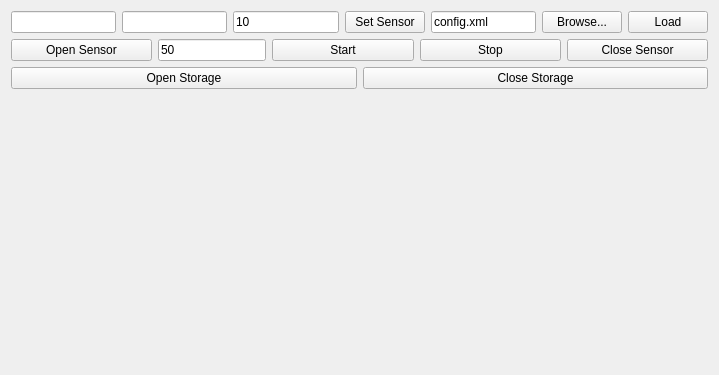
<?xml version="1.0" encoding="UTF-8"?>
<ui version="4.0">
 <class>Sensor_StorageClass</class>
 <widget class="QMainWindow" name="Sensor_StorageClass">
  <property name="geometry">
   <rect>
    <x>0</x>
    <y>0</y>
    <width>719</width>
    <height>375</height>
   </rect>
  </property>
  <property name="windowTitle">
   <string>Sensor_Storage</string>
  </property>
  <widget class="QWidget" name="centralWidget">
   <layout class="QVBoxLayout" name="verticalLayout">
    <item>
     <layout class="QHBoxLayout" name="horizontalLayout_3">
      <item>
       <widget class="QLineEdit" name="sensorclass">
        <property name="toolTip">
         <string>Sensor Class</string>
        </property>
       </widget>
      </item>
      <item>
       <widget class="QLineEdit" name="sensorname">
        <property name="toolTip">
         <string>Sensor Name</string>
        </property>
       </widget>
      </item>
      <item>
       <widget class="QLineEdit" name="buffersize">
        <property name="toolTip">
         <string>Data Buffer Size</string>
        </property>
        <property name="text">
         <string>10</string>
        </property>
       </widget>
      </item>
      <item>
       <widget class="QPushButton" name="setsensor">
        <property name="text">
         <string>Set Sensor</string>
        </property>
       </widget>
      </item>
      <item>
       <widget class="QLineEdit" name="paramsfilename">
        <property name="text">
         <string>config.xml</string>
        </property>
       </widget>
      </item>
      <item>
       <widget class="QPushButton" name="browse">
        <property name="text">
         <string>Browse...</string>
        </property>
       </widget>
      </item>
      <item>
       <widget class="QPushButton" name="loadparams">
        <property name="text">
         <string>Load</string>
        </property>
       </widget>
      </item>
     </layout>
    </item>
    <item>
     <layout class="QHBoxLayout" name="horizontalLayout">
      <item>
       <widget class="QPushButton" name="open">
        <property name="sizePolicy">
         <sizepolicy hsizetype="Minimum" vsizetype="Fixed">
          <horstretch>1</horstretch>
          <verstretch>0</verstretch>
         </sizepolicy>
        </property>
        <property name="text">
         <string>Open Sensor</string>
        </property>
       </widget>
      </item>
      <item>
       <widget class="QLineEdit" name="interval">
        <property name="toolTip">
         <string>Timer Interval (msec)</string>
        </property>
        <property name="text">
         <string>50</string>
        </property>
       </widget>
      </item>
      <item>
       <widget class="QPushButton" name="start">
        <property name="sizePolicy">
         <sizepolicy hsizetype="Minimum" vsizetype="Fixed">
          <horstretch>1</horstretch>
          <verstretch>0</verstretch>
         </sizepolicy>
        </property>
        <property name="text">
         <string>Start</string>
        </property>
       </widget>
      </item>
      <item>
       <widget class="QPushButton" name="stop">
        <property name="sizePolicy">
         <sizepolicy hsizetype="Minimum" vsizetype="Fixed">
          <horstretch>1</horstretch>
          <verstretch>0</verstretch>
         </sizepolicy>
        </property>
        <property name="text">
         <string>Stop</string>
        </property>
       </widget>
      </item>
      <item>
       <widget class="QPushButton" name="close">
        <property name="sizePolicy">
         <sizepolicy hsizetype="Minimum" vsizetype="Fixed">
          <horstretch>1</horstretch>
          <verstretch>0</verstretch>
         </sizepolicy>
        </property>
        <property name="text">
         <string>Close Sensor</string>
        </property>
       </widget>
      </item>
     </layout>
    </item>
    <item>
     <layout class="QHBoxLayout" name="sensorlayout"/>
    </item>
    <item>
     <layout class="QHBoxLayout" name="horizontalLayout_2">
      <item>
       <widget class="QPushButton" name="openstorage">
        <property name="text">
         <string>Open Storage</string>
        </property>
       </widget>
      </item>
      <item>
       <widget class="QPushButton" name="closestorage">
        <property name="text">
         <string>Close Storage</string>
        </property>
       </widget>
      </item>
     </layout>
    </item>
    <item>
     <layout class="QHBoxLayout" name="storagelayout"/>
    </item>
    <item>
     <spacer name="verticalSpacer">
      <property name="orientation">
       <enum>Qt::Vertical</enum>
      </property>
      <property name="sizeHint" stdset="0">
       <size>
        <width>20</width>
        <height>40</height>
       </size>
      </property>
     </spacer>
    </item>
   </layout>
  </widget>
 </widget>
 <layoutdefault spacing="6" margin="11"/>
 <resources>
  <include location="sensor_storage.qrc"/>
 </resources>
 <connections/>
</ui>
